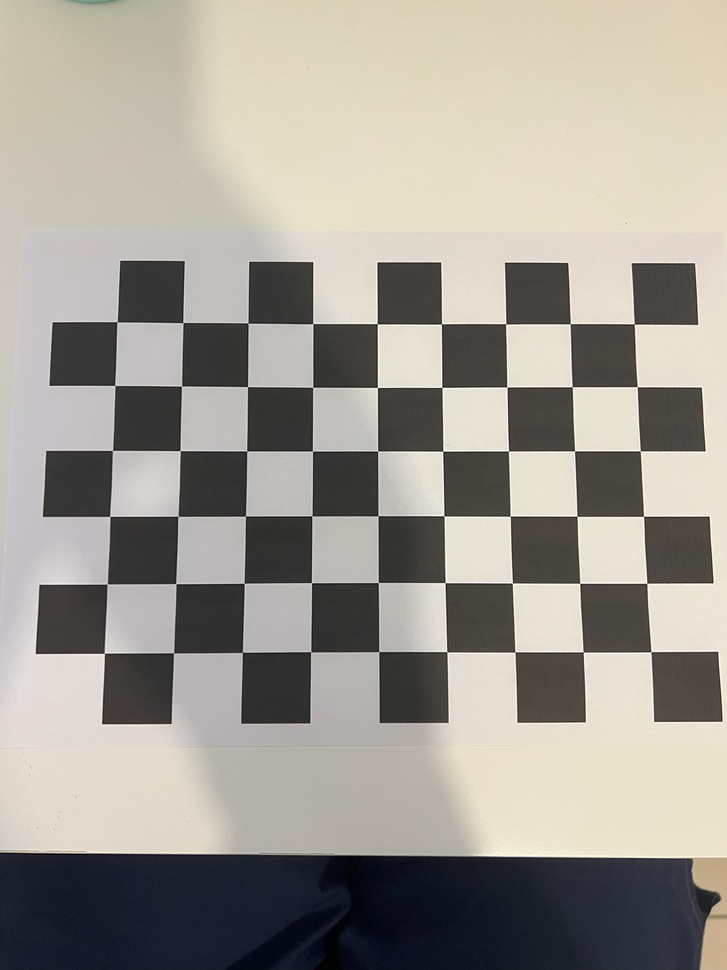
#> input picture AR/camera_cal/IMG_1755.jpg, 727 x 970 px, shrunk from 3024 x 4032 before the run; its folder holds 4 pictures in this run
$ python CalibrateCamera.py
#> lines starting #> are read from the running program, lines starting #| are printed output that depends on the picture
import numpy as np
import cv2 as cv
import glob


class CalibrateCamera:
    def __init__(self):
        pass

    def get_images(self):
        return glob.glob("camera_cal\\" + "*.jpg")

    def findCorners(self):
        # termination criteria
        criteria = (cv.TERM_CRITERIA_EPS + cv.TERM_CRITERIA_MAX_ITER, 30, 0.001)
        pattern_size = (9, 6)
        # prepare object points, like (0,0,0), (1,0,0), (2,0,0) ....,(6,5,0)
        objp = np.zeros((np.prod(pattern_size), 3), np.float32)
        objp[:, :2] = np.indices(pattern_size).T.reshape(-1, 2)

        # Arrays to store object points and image points from all the images.
        objpoints = []  # 3d point in real world space
        imgpoints = []  # 2d points in image plane.

        images = self.get_images()

        for fname in images:
            print(f"Processing {fname}...")
            img = cv.imread(fname)
#> img is the input picture: shape (970, 727, 3); mean B, G, R 147.2, 155.4, 159.7
            gray = cv.cvtColor(img, cv.COLOR_BGR2GRAY)
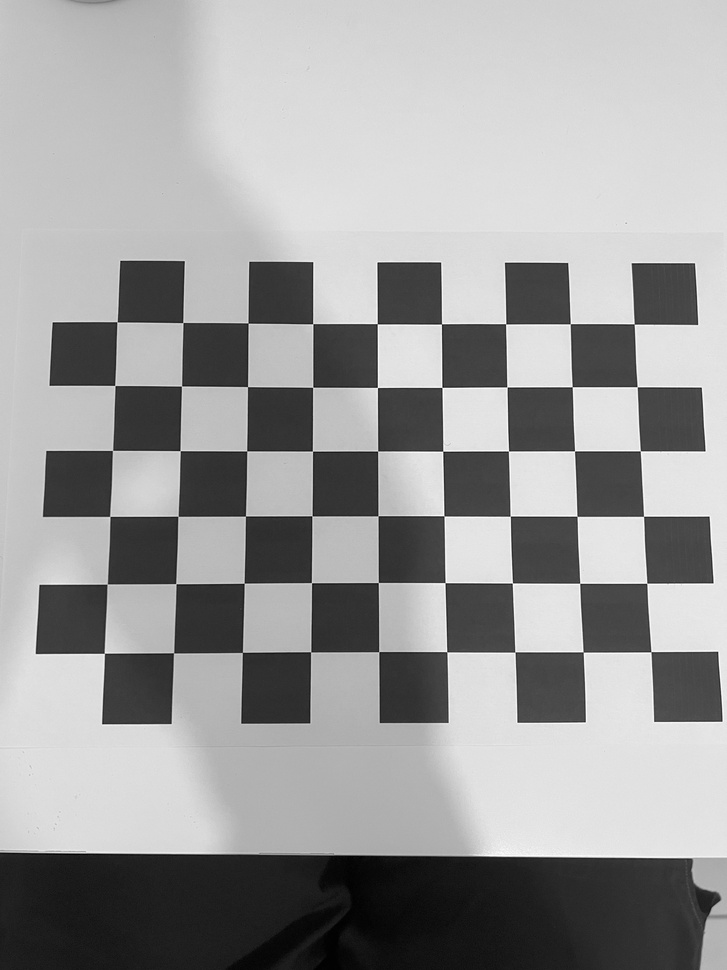
#> gray: shape (970, 727); min 0, max 254, mean 155.8
            img_shape = gray.shape
#> img_shape = (970, 727)
            # Find the chess board corners
            ret, corners = cv.findChessboardCorners(gray, pattern_size, None)
#> ret = True; corners = 54 rows, first 8: [651, 651.9], [583, 652], [515, 652], [447.1, 652.1], [378.9, 651.8], [310.7, 651.9], [242.2, 652.4], [173.6, 653]

            # If found, add object points, image points (after refining them)
            if ret:
                print(f"Finished successfully {fname}!")
                objpoints.append(objp)

                corners2 = cv.cornerSubPix(gray, corners, (11, 11), (-1, -1), criteria)
#> corners2 = 54 rows, first 8: [651, 651.7], [583.2, 652], [514.9, 652], [446.8, 651.8], [378.7, 651.6], [310.6, 651.8], [242.4, 652.4], [173.5, 652.8]
                imgpoints.append(corners2)

                # [5 lines of commented-out code are left out]
            else:
                print(f"Could not find corners for {fname}!")
#> pass 2 of the loop in findCorners, `for fname in images:`:
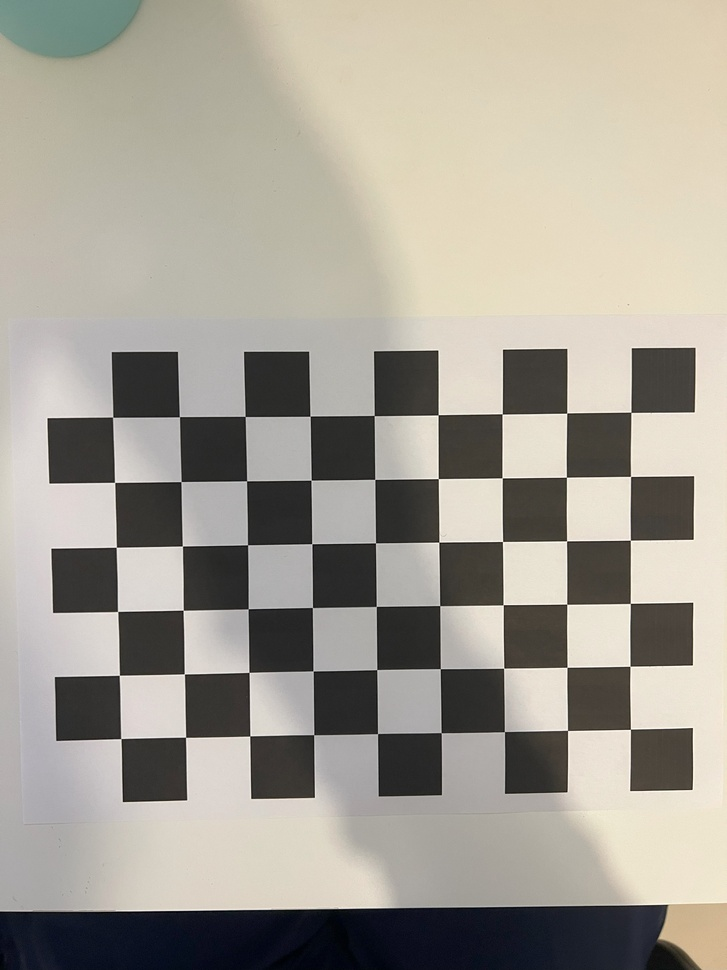
#> input picture AR/camera_cal/IMG_1756.jpg, 727 x 970 px, shrunk from 3024 x 4032 before the run
#> in findCorners, img is the input picture: shape (970, 727, 3); mean B, G, R 148.3, 158.5, 163.2
#> in findCorners, `gray = cv.cvtColor(img, cv.COLOR_BGR2GRAY)`:
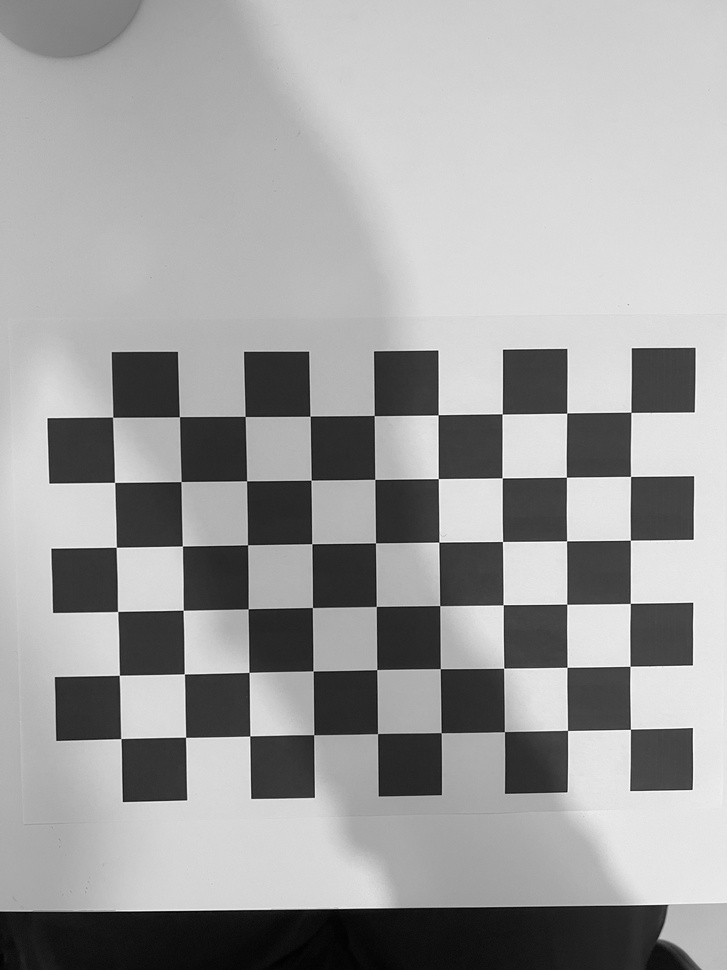
#> gray: shape (970, 727); min 0, max 254, mean 158.7
#> corners = 54 rows, first 8: [630.4, 729], [567.6, 730.4], [504.4, 731.8], [441, 732.9], [377.6, 733.7], [313.8, 734.9], [250, 736], [185.6, 737]
#> corners2 = 54 rows, first 8: [630.5, 729.3], [567.5, 730.4], [504.4, 731.6], [441.2, 732.6], [377.5, 733.6], [313.7, 734.6], [249.7, 735.9], [185.6, 737.3]
#> pass 3 of the loop in findCorners, `for fname in images:`:
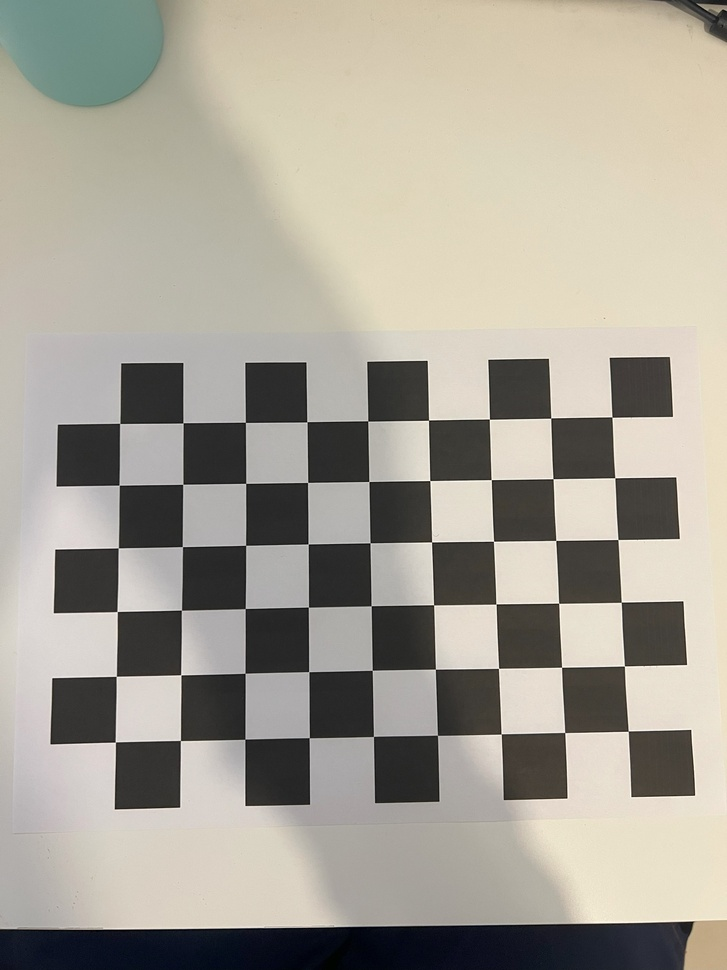
#> input picture AR/camera_cal/IMG_1757.jpg, 727 x 970 px, shrunk from 3024 x 4032 before the run
#> in findCorners, img is the input picture: shape (970, 727, 3); mean B, G, R 150.2, 161.4, 166
#> in findCorners, `gray = cv.cvtColor(img, cv.COLOR_BGR2GRAY)`:
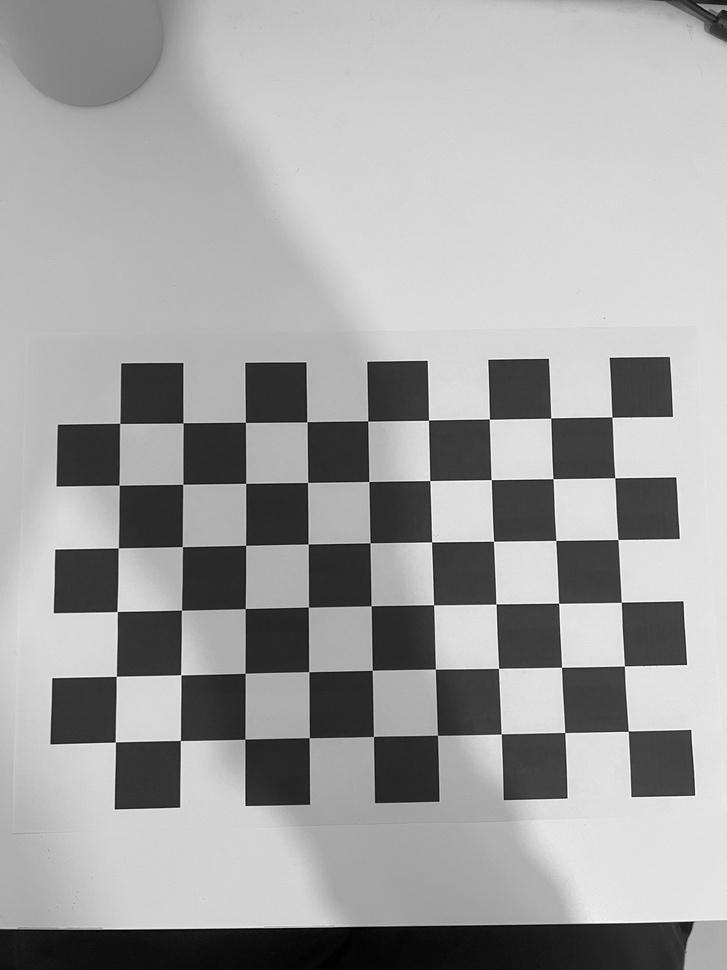
#> gray: shape (970, 727); min 0, max 254, mean 161.5
#> corners = 54 rows, first 8: [628.2, 731], [564.8, 732.5], [501.2, 734], [437.2, 735.1], [373.4, 736.3], [309.1, 737.7], [245.1, 738.9], [180.4, 740.5]
#> corners2 = 54 rows, first 8: [628.3, 731.2], [564.7, 732.5], [501.2, 734], [437.5, 735.3], [373.5, 736.4], [309.3, 737.7], [244.8, 739.2], [180.4, 740.5]
#> the loop made 4 passes; the first 3 are shown
        #cv.destroyAllWindows()
        return objpoints, imgpoints, img_shape

    def calibrate(self, objpoints, imgpoints, shape):
        rms, mtx, dist, rvecs, tvecs = cv.calibrateCamera(objpoints, imgpoints, shape, None, None)
        newcameramtx, roi = self.get_optimal_camera_matrix(mtx, dist, shape)
        print("\nRMS:", rms)
        print("camera matrix:\n", mtx)
        print("distortion coefficients: ", dist.ravel())
        # Save the camera matrix, distortion coefficients, optimal camera matrix, and ROI
        np.savez("camera_calibration_data.npz", mtx=mtx, dist=dist, newcameramtx=newcameramtx, roi=roi)
        print("Calibration data saved to camera_calibration_data.npz")


    def get_optimal_camera_matrix(self, mtx, dist, shape):
        newcameramtx, roi = cv.getOptimalNewCameraMatrix(mtx, dist, shape, 0.5, shape)
        return newcameramtx, roi


if __name__ == '__main__':
    cb = CalibrateCamera()
    objpoints, imgpoints, img_shape = cb.findCorners()
    h, w = img_shape
    cb.calibrate(objpoints, imgpoints, (w, h))
